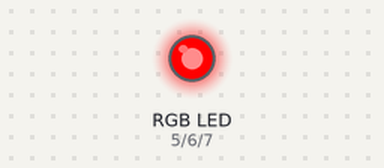
This sketch was run on a simulated Arduino Uno, built with avr-gcc and run on an emulated ATmega328P. Parts: an RGB LED mixed from three pins (HIGH = lit).

Above: at 0.2 s.
At 0.6 s:
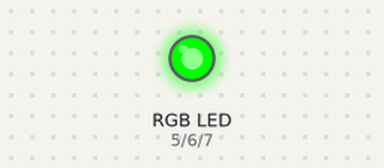
At 2.2 s:
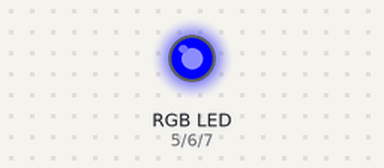
Timing chart, 0 to 3.0 s (numbered marks = the images above):
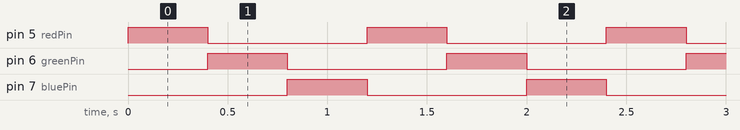

The sketch:

LAB7.ino
```cpp
//Interfacing RGB LED with Arduino
//Defining  variable and the GPIO pin on Arduino
int redPin= 5;
int greenPin = 6;
int  bluePin = 7;

void setup() {
  //Defining the pins as OUTPUT
  pinMode(redPin,  OUTPUT);
  pinMode(greenPin, OUTPUT);
  pinMode(bluePin, OUTPUT);
}
void  loop() {
  setColor(255, 0, 0); // Red Color
  delay(400);
  setColor(0,  255, 0); // Green Color
  delay(400);
  setColor(0, 0, 255); // Blue Color
  delay(400);
}
void setColor(int redValue, int greenValue,  int blueValue) {
  analogWrite(redPin, redValue);
  analogWrite(greenPin,  greenValue);
  analogWrite(bluePin, blueValue);
}
```

Measured:
- by itself, pin 5 (redPin), pin 6 (greenPin), pin 7 (bluePin): alternates HIGH for 0.40 s and LOW for 0.80 s
- by itself, everything shown: repeats every 1.2 s, in 3 steps
